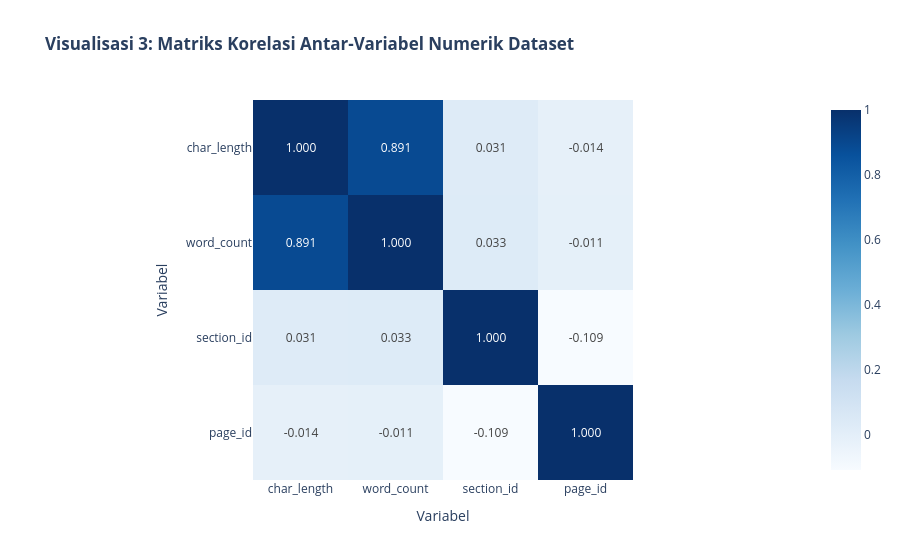

Write notebook code for a chart like this one.
### Code cell
# Visualisasi 3: Korelasi Antar-Variabel Numerik
kolom_num = ['char_length', 'word_count', 'section_id', 'page_id']
corr_matrix = df.select(kolom_num).corr().to_pandas()

fig3 = px.imshow(
    corr_matrix.values,
    x=kolom_num,
    y=kolom_num,
    text_auto='.3f',
    color_continuous_scale='Blues',
    title='<b>Visualisasi 3: Matriks Korelasi Antar-Variabel Numerik Dataset</b>',
    template='plotly_white'
)

fig3.update_layout(
    xaxis_title='Variabel',
    yaxis_title='Variabel'
)
fig3.show()

### Figure 1 — Plotly figure (JSON) as saved in the notebook; plotly's stock layout.template omitted (floating-point values rounded to 4 significant figures)
{"data": [{"coloraxis": "coloraxis", "hovertemplate": "x: %{x}<br>y: %{y}<br>color: %{z}<extra></extra>", "name": "0", "texttemplate": "%{z:.3f}", "type": "heatmap", "x": ["char_length", "word_count", "section_id", "page_id"], "xaxis": "x", "y": ["char_length", "word_count", "section_id", "page_id"], "yaxis": "y", "z": [[1.0, 0.8907, 0.03139, -0.01354], [0.8907, 1.0, 0.03308, -0.01116], [0.03139, 0.03308, 1.0, -0.1089], [-0.01354, -0.01116, -0.1089, 1.0]]}], "layout": {"coloraxis": {"autocolorscale": false, "colorscale": [[0.0, "rgb(247,251,255)"], [0.125, "rgb(222,235,247)"], [0.25, "rgb(198,219,239)"], [0.375, "rgb(158,202,225)"], [0.5, "rgb(107,174,214)"], [0.625, "rgb(66,146,198)"], [0.75, "rgb(33,113,181)"], [0.875, "rgb(8,81,156)"], [1.0, "rgb(8,48,107)"]]}, "title": {"text": "<b>Visualisasi 3: Matriks Korelasi Antar-Variabel Numerik Dataset</b>"}, "xaxis": {"anchor": "y", "constrain": "domain", "domain": [0.0, 1.0], "scaleanchor": "y", "title": {"text": "Variabel"}}, "yaxis": {"anchor": "x", "autorange": "reversed", "constrain": "domain", "domain": [0.0, 1.0], "title": {"text": "Variabel"}}}}
